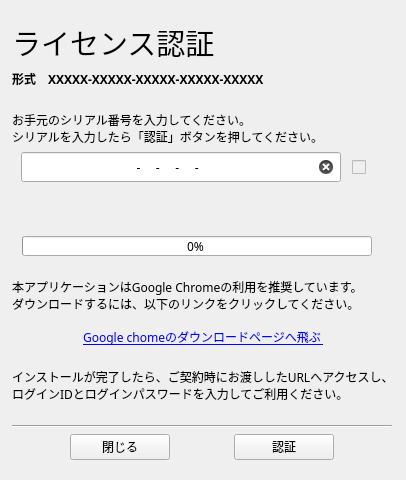
<?xml version="1.0" encoding="UTF-8"?>
<ui version="4.0">
 <class>MainWindow</class>
 <widget class="QMainWindow" name="MainWindow">
  <property name="enabled">
   <bool>true</bool>
  </property>
  <property name="geometry">
   <rect>
    <x>0</x>
    <y>0</y>
    <width>406</width>
    <height>480</height>
   </rect>
  </property>
  <property name="maximumSize">
   <size>
    <width>500</width>
    <height>600</height>
   </size>
  </property>
  <property name="font">
   <font>
    <family>MigMix 1M</family>
   </font>
  </property>
  <property name="windowTitle">
   <string>シリアル番号の入力</string>
  </property>
  <property name="styleSheet">
   <string notr="true"/>
  </property>
  <property name="iconSize">
   <size>
    <width>0</width>
    <height>0</height>
   </size>
  </property>
  <widget class="QWidget" name="centralWidget">
   <property name="sizePolicy">
    <sizepolicy hsizetype="Preferred" vsizetype="Preferred">
     <horstretch>0</horstretch>
     <verstretch>0</verstretch>
    </sizepolicy>
   </property>
   <property name="maximumSize">
    <size>
     <width>400</width>
     <height>600</height>
    </size>
   </property>
   <property name="autoFillBackground">
    <bool>false</bool>
   </property>
   <property name="styleSheet">
    <string notr="true"/>
   </property>
   <widget class="QWidget" name="formLayoutWidget">
    <property name="geometry">
     <rect>
      <x>10</x>
      <y>10</y>
      <width>384</width>
      <height>461</height>
     </rect>
    </property>
    <layout class="QGridLayout" name="mainGridLayout">
     <property name="leftMargin">
      <number>2</number>
     </property>
     <property name="rightMargin">
      <number>2</number>
     </property>
     <item row="5" column="0" rowspan="2">
      <layout class="QHBoxLayout" name="horizontalLayout_2">
       <item>
        <spacer name="horizontalSpacer_3">
         <property name="orientation">
          <enum>Qt::Horizontal</enum>
         </property>
         <property name="sizeType">
          <enum>QSizePolicy::Fixed</enum>
         </property>
         <property name="sizeHint" stdset="0">
          <size>
           <width>10</width>
           <height>20</height>
          </size>
         </property>
        </spacer>
       </item>
       <item alignment="Qt::AlignLeft">
        <widget class="QProgressBar" name="decorativeProgressBar">
         <property name="sizePolicy">
          <sizepolicy hsizetype="Expanding" vsizetype="Fixed">
           <horstretch>0</horstretch>
           <verstretch>0</verstretch>
          </sizepolicy>
         </property>
         <property name="minimumSize">
          <size>
           <width>350</width>
           <height>0</height>
          </size>
         </property>
         <property name="maximumSize">
          <size>
           <width>320</width>
           <height>20</height>
          </size>
         </property>
         <property name="value">
          <number>0</number>
         </property>
         <property name="textVisible">
          <bool>true</bool>
         </property>
         <property name="invertedAppearance">
          <bool>false</bool>
         </property>
         <property name="format">
          <string>%p% </string>
         </property>
        </widget>
       </item>
      </layout>
     </item>
     <item row="8" column="0">
      <widget class="QLabel" name="downloadLabel">
       <property name="maximumSize">
        <size>
         <width>400</width>
         <height>40</height>
        </size>
       </property>
       <property name="font">
        <font>
         <family>MigMix 1M</family>
        </font>
       </property>
       <property name="text">
        <string>&lt;a href=&quot;https://www.google.com/chrome?brand=CHMO#eula&quot;&gt; Google chomeのダウンロードページへ飛ぶ &lt;/a&gt;&lt;br&gt;</string>
       </property>
       <property name="textFormat">
        <enum>Qt::RichText</enum>
       </property>
       <property name="scaledContents">
        <bool>false</bool>
       </property>
       <property name="alignment">
        <set>Qt::AlignCenter</set>
       </property>
       <property name="openExternalLinks">
        <bool>true</bool>
       </property>
      </widget>
     </item>
     <item row="12" column="0">
      <layout class="QGridLayout" name="gridLayout"/>
     </item>
     <item row="1" column="0">
      <widget class="QLabel" name="formatLabel">
       <property name="maximumSize">
        <size>
         <width>380</width>
         <height>30</height>
        </size>
       </property>
       <property name="font">
        <font>
         <family>MigMix 1M</family>
         <pointsize>9</pointsize>
         <weight>75</weight>
         <bold>true</bold>
        </font>
       </property>
       <property name="text">
        <string>形式　XXXXX-XXXXX-XXXXX-XXXXX-XXXXX</string>
       </property>
      </widget>
     </item>
     <item row="4" column="0">
      <spacer name="verticalSpacer">
       <property name="orientation">
        <enum>Qt::Vertical</enum>
       </property>
       <property name="sizeHint" stdset="0">
        <size>
         <width>20</width>
         <height>40</height>
        </size>
       </property>
      </spacer>
     </item>
     <item row="10" column="0">
      <widget class="Line" name="line">
       <property name="orientation">
        <enum>Qt::Horizontal</enum>
       </property>
      </widget>
     </item>
     <item row="11" column="0">
      <layout class="QHBoxLayout" name="horizontalLayout">
       <item>
        <widget class="QPushButton" name="closePushButton">
         <property name="maximumSize">
          <size>
           <width>100</width>
           <height>30</height>
          </size>
         </property>
         <property name="font">
          <font>
           <family>MigMix 1M</family>
          </font>
         </property>
         <property name="text">
          <string>閉じる</string>
         </property>
        </widget>
       </item>
       <item>
        <widget class="QPushButton" name="releasePushButton">
         <property name="enabled">
          <bool>true</bool>
         </property>
         <property name="maximumSize">
          <size>
           <width>100</width>
           <height>30</height>
          </size>
         </property>
         <property name="font">
          <font>
           <family>MigMix 1M</family>
           <weight>50</weight>
           <bold>false</bold>
          </font>
         </property>
         <property name="text">
          <string>認証</string>
         </property>
        </widget>
       </item>
      </layout>
     </item>
     <item row="0" column="0">
      <widget class="QLabel" name="titleLabel">
       <property name="maximumSize">
        <size>
         <width>380</width>
         <height>50</height>
        </size>
       </property>
       <property name="font">
        <font>
         <family>メイリオ</family>
         <pointsize>22</pointsize>
        </font>
       </property>
       <property name="text">
        <string>ライセンス認証</string>
       </property>
       <property name="textFormat">
        <enum>Qt::RichText</enum>
       </property>
      </widget>
     </item>
     <item row="3" column="0">
      <layout class="QHBoxLayout" name="inputHorizontalLayout">
       <property name="spacing">
        <number>2</number>
       </property>
       <property name="sizeConstraint">
        <enum>QLayout::SetDefaultConstraint</enum>
       </property>
       <item>
        <widget class="QLineEdit" name="serialLineEdit">
         <property name="enabled">
          <bool>true</bool>
         </property>
         <property name="sizePolicy">
          <sizepolicy hsizetype="Ignored" vsizetype="Fixed">
           <horstretch>0</horstretch>
           <verstretch>0</verstretch>
          </sizepolicy>
         </property>
         <property name="minimumSize">
          <size>
           <width>320</width>
           <height>30</height>
          </size>
         </property>
         <property name="maximumSize">
          <size>
           <width>320</width>
           <height>30</height>
          </size>
         </property>
         <property name="font">
          <font>
           <family>MigMix 1M</family>
          </font>
         </property>
         <property name="mouseTracking">
          <bool>false</bool>
         </property>
         <property name="focusPolicy">
          <enum>Qt::ClickFocus</enum>
         </property>
         <property name="contextMenuPolicy">
          <enum>Qt::NoContextMenu</enum>
         </property>
         <property name="acceptDrops">
          <bool>false</bool>
         </property>
         <property name="layoutDirection">
          <enum>Qt::LeftToRight</enum>
         </property>
         <property name="autoFillBackground">
          <bool>false</bool>
         </property>
         <property name="inputMethodHints">
          <set>Qt::ImhNone</set>
         </property>
         <property name="inputMask">
          <string>NNNNN-NNNNN-NNNNN-NNNNN-NNNNN</string>
         </property>
         <property name="text">
          <string>----</string>
         </property>
         <property name="maxLength">
          <number>29</number>
         </property>
         <property name="frame">
          <bool>true</bool>
         </property>
         <property name="cursorPosition">
          <number>29</number>
         </property>
         <property name="alignment">
          <set>Qt::AlignCenter</set>
         </property>
         <property name="readOnly">
          <bool>false</bool>
         </property>
         <property name="placeholderText">
          <string/>
         </property>
         <property name="cursorMoveStyle">
          <enum>Qt::LogicalMoveStyle</enum>
         </property>
         <property name="clearButtonEnabled">
          <bool>true</bool>
         </property>
        </widget>
       </item>
       <item>
        <widget class="QCheckBox" name="serialCheckBox">
         <property name="enabled">
          <bool>false</bool>
         </property>
         <property name="maximumSize">
          <size>
           <width>30</width>
           <height>30</height>
          </size>
         </property>
         <property name="text">
          <string/>
         </property>
         <property name="checkable">
          <bool>true</bool>
         </property>
        </widget>
       </item>
      </layout>
     </item>
     <item row="2" column="0">
      <widget class="QLabel" name="explainLabel">
       <property name="minimumSize">
        <size>
         <width>380</width>
         <height>12</height>
        </size>
       </property>
       <property name="maximumSize">
        <size>
         <width>400</width>
         <height>60</height>
        </size>
       </property>
       <property name="font">
        <font>
         <family>MigMix 1M</family>
         <pointsize>9</pointsize>
        </font>
       </property>
       <property name="text">
        <string>&lt;br&gt;お手元のシリアル番号を入力してください。&lt;br&gt;シリアルを入力したら「認証」ボタンを押してください。</string>
       </property>
       <property name="textFormat">
        <enum>Qt::RichText</enum>
       </property>
      </widget>
     </item>
     <item row="9" column="0">
      <widget class="QLabel" name="message2Label">
       <property name="maximumSize">
        <size>
         <width>400</width>
         <height>60</height>
        </size>
       </property>
       <property name="font">
        <font>
         <pointsize>9</pointsize>
        </font>
       </property>
       <property name="frameShape">
        <enum>QFrame::NoFrame</enum>
       </property>
       <property name="frameShadow">
        <enum>QFrame::Plain</enum>
       </property>
       <property name="text">
        <string>インストールが完了したら、ご契約時にお渡ししたURLへアクセスし、&lt;br&gt;ログインIDとログインパスワードを入力してご利用ください。&lt;br&gt;</string>
       </property>
       <property name="textFormat">
        <enum>Qt::RichText</enum>
       </property>
      </widget>
     </item>
     <item row="7" column="0">
      <widget class="QLabel" name="message1Label">
       <property name="maximumSize">
        <size>
         <width>400</width>
         <height>60</height>
        </size>
       </property>
       <property name="font">
        <font>
         <pointsize>9</pointsize>
        </font>
       </property>
       <property name="text">
        <string>&lt;br&gt;本アプリケーションはGoogle Chromeの利用を推奨しています。&lt;br&gt;ダウンロードするには、以下のリンクをクリックしてください。&lt;br&gt;</string>
       </property>
       <property name="textFormat">
        <enum>Qt::RichText</enum>
       </property>
      </widget>
     </item>
    </layout>
   </widget>
  </widget>
 </widget>
 <layoutdefault spacing="6" margin="11"/>
 <resources/>
 <connections/>
</ui>
